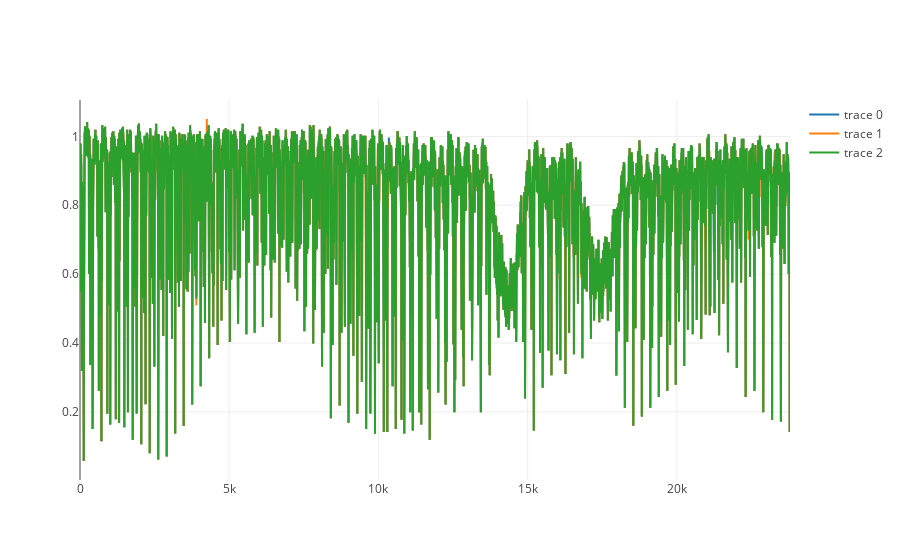

Notebook source saved alongside this figure:
### Markdown cell above
#### 아래의 초록색 지점이 평균값이다. 이것을 기준으로 data를 만든다

### Code cell
fig.add_scatter(y=avg_arr)
fig.show()

### Figure 1 — Plotly figure (JSON) as saved in the notebook; plotly's stock layout.template omitted (floating-point values rounded to 4 significant figures; data arrays with more than 128 entries replaced by an {"elided": "..."} marker saying what was removed)
{"data": [{"type": "scatter", "uid": "aae35b98-96f0-4d87-8f12-b66a1dd168d8", "y": {"elided": "23794 float values"}}, {"type": "scatter", "uid": "21c64479-fd42-47a9-89d0-3583f2359a18", "y": {"elided": "23794 float values"}}, {"type": "scatter", "uid": "285e61f4-d9cc-45ba-afb7-b8c1203e2954", "y": {"elided": "23794 float values"}}], "layout": {}}
